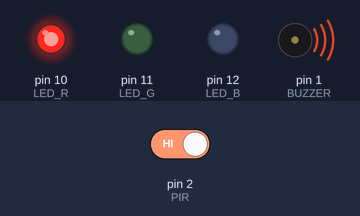
Simulated run of this sketch. Board: Arduino Uno, built with avr-gcc and run on an emulated ATmega328P. On the bench: output pins drawn as LEDs (lit = HIGH), buzzer (waves = sounding). The inputs (shaded band) are chosen by the test bench; at power-on: pin 2 (PIR) HIGH.

Above: at 2.1 s.
2.2 s: pin 2 (PIR) driven LOW
At 3.8 s:
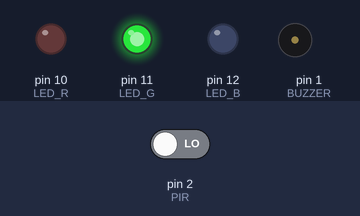
4.1 s: pin 2 (PIR) driven HIGH
At 4.6 s:
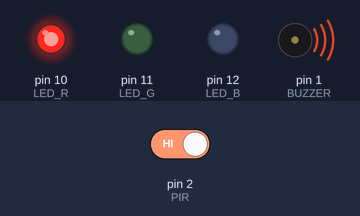
Timing chart, 0 to 13.4 s (numbered marks = the images above; inputs shaded):
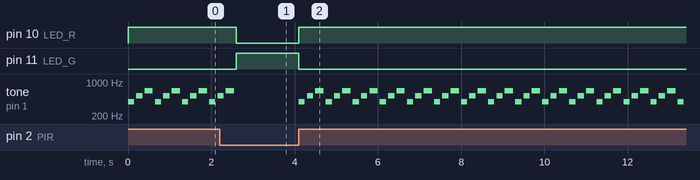

Measured:
- after the input at 2.2 s, pin 10 (LED_R): HIGH → LOW after 0.40 s; pin 11 (LED_G): LOW → HIGH after 0.40 s; tone on pin 1 (BUZZER): goes on until 2.6 s, then stays silent
- after the input at 4.1 s, pin 10 (LED_R): LOW → HIGH at once; pin 11 (LED_G): HIGH → LOW at once; tone on pin 1 (BUZZER): silent → 392 Hz at once, then repeats every 0.65 s: silent 0.05 s, 523 Hz 0.15 s, silent 0.05 s, 659 Hz 0.20 s, silent 0.05 s, 392 Hz 0.15 s
- by itself, tone on pin 1 (BUZZER): repeats every 0.65 s: silent 0.05 s, 523 Hz 0.15 s, silent 0.05 s, 659 Hz 0.20 s, silent 0.05 s, 392 Hz 0.15 s

The sketch:

08_czujnik_ruchu_PIR.ino
```cpp
#define LED_R 10
#define LED_G 11
#define LED_B 12

#define PIR 2
#define BUZZER 1

void setup() {
  pinMode(LED_R, OUTPUT); //Poszczególne piny sterujące diodą jako wyjścia
  pinMode(LED_G, OUTPUT);
  pinMode(LED_B, OUTPUT);

  pinMode(BUZZER, OUTPUT); //Buzzer jako wyjście
  pinMode(PIR, INPUT); //PIR jako wejście

  digitalWrite(LED_R, LOW); //Dioda wyłączona
  digitalWrite(LED_G, LOW);
  digitalWrite(LED_B, LOW);
}

void loop() {
  if (digitalRead(PIR) == LOW) { //Jeśli wykryto ruch
    digitalWrite(LED_R, LOW); //Stan OK - dioda zielona
    digitalWrite(LED_G, HIGH);
    noTone(BUZZER);
  } else {
    digitalWrite(LED_R, HIGH); //Stan ALARM - dioda czerwona
    digitalWrite(LED_G, LOW);
    tone(BUZZER, 392, 150); //Melodyjka sygnalizacyjna ruch
    delay(200);
    tone(BUZZER, 523, 150);
    delay(200);
    tone(BUZZER, 659, 200);
    delay(250);
    noTone(BUZZER);
  }
}
```
